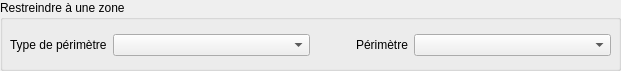
     <widget class="QGroupBox" name="groupBoxPerimetre">
      <property name="enabled">
       <bool>true</bool>
      </property>
      <property name="geometry">
       <rect>
        <x>10</x>
        <y>450</y>
        <width>621</width>
        <height>71</height>
       </rect>
      </property>
      <property name="title">
       <string>Restreindre à une zone</string>
      </property>
      <widget class="QWidget" name="layoutWidget">
       <property name="geometry">
        <rect>
         <x>10</x>
         <y>30</y>
         <width>601</width>
         <height>31</height>
        </rect>
       </property>
       <layout class="QGridLayout" name="gridLayout_4">
        <item row="0" column="4">
         <widget class="QComboBox" name="comboBoxArea">
          <property name="enabled">
           <bool>true</bool>
          </property>
          <property name="sizePolicy">
           <sizepolicy hsizetype="Expanding" vsizetype="Fixed">
            <horstretch>0</horstretch>
            <verstretch>0</verstretch>
           </sizepolicy>
          </property>
         </widget>
        </item>
        <item row="0" column="0">
         <widget class="QLabel" name="labelPerimeterType">
          <property name="sizePolicy">
           <sizepolicy hsizetype="Fixed" vsizetype="Preferred">
            <horstretch>0</horstretch>
            <verstretch>0</verstretch>
           </sizepolicy>
          </property>
          <property name="text">
           <string>Type de périmètre</string>
          </property>
         </widget>
        </item>
        <item row="0" column="3">
         <widget class="QLabel" name="labelPerimeter">
          <property name="sizePolicy">
           <sizepolicy hsizetype="Fixed" vsizetype="Preferred">
            <horstretch>0</horstretch>
            <verstretch>0</verstretch>
           </sizepolicy>
          </property>
          <property name="text">
           <string>Périmètre</string>
          </property>
         </widget>
        </item>
        <item row="0" column="1">
         <widget class="QComboBox" name="comboBoxAreaType">
          <property name="sizePolicy">
           <sizepolicy hsizetype="Expanding" vsizetype="Fixed">
            <horstretch>0</horstretch>
            <verstretch>0</verstretch>
           </sizepolicy>
          </property>
         </widget>
        </item>
        <item row="0" column="2">
         <spacer name="horizontalSpacer_5">
          <property name="orientation">
           <enum>Qt::Horizontal</enum>
          </property>
          <property name="sizeType">
           <enum>QSizePolicy::Minimum</enum>
          </property>
          <property name="sizeHint" stdset="0">
           <size>
            <width>40</width>
            <height>20</height>
           </size>
          </property>
         </spacer>
        </item>
       </layout>
      </widget>
     </widget>
